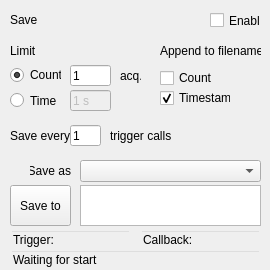
<?xml version="1.0" encoding="UTF-8"?>
<ui version="4.0">
 <class>Form</class>
 <widget class="QWidget" name="Form">
  <property name="geometry">
   <rect>
    <x>0</x>
    <y>0</y>
    <width>270</width>
    <height>270</height>
   </rect>
  </property>
  <property name="minimumSize">
   <size>
    <width>270</width>
    <height>270</height>
   </size>
  </property>
  <property name="windowTitle">
   <string>Form</string>
  </property>
  <widget class="QLabel" name="title_label">
   <property name="geometry">
    <rect>
     <x>10</x>
     <y>10</y>
     <width>121</width>
     <height>21</height>
    </rect>
   </property>
   <property name="styleSheet">
    <string notr="true">font: 12pt &quot;MS Shell Dlg 2&quot;;</string>
   </property>
   <property name="text">
    <string>Save</string>
   </property>
   <property name="textFormat">
    <enum>Qt::RichText</enum>
   </property>
  </widget>
  <widget class="QCheckBox" name="enable">
   <property name="geometry">
    <rect>
     <x>210</x>
     <y>10</y>
     <width>51</width>
     <height>21</height>
    </rect>
   </property>
   <property name="layoutDirection">
    <enum>Qt::LeftToRight</enum>
   </property>
   <property name="text">
    <string>Enable</string>
   </property>
  </widget>
  <widget class="QPushButton" name="save_to">
   <property name="geometry">
    <rect>
     <x>10</x>
     <y>185</y>
     <width>61</width>
     <height>41</height>
    </rect>
   </property>
   <property name="text">
    <string>Save to</string>
   </property>
   <property name="checkable">
    <bool>false</bool>
   </property>
   <property name="checked">
    <bool>false</bool>
   </property>
  </widget>
  <widget class="QLineEdit" name="count_text">
   <property name="geometry">
    <rect>
     <x>70</x>
     <y>65</y>
     <width>41</width>
     <height>21</height>
    </rect>
   </property>
   <property name="text">
    <string>1</string>
   </property>
  </widget>
  <widget class="QRadioButton" name="count_radio">
   <property name="geometry">
    <rect>
     <x>10</x>
     <y>65</y>
     <width>51</width>
     <height>20</height>
    </rect>
   </property>
   <property name="text">
    <string>Count</string>
   </property>
   <property name="checked">
    <bool>true</bool>
   </property>
   <attribute name="buttonGroup">
    <string notr="true">stop_condition_group</string>
   </attribute>
  </widget>
  <widget class="QLabel" name="count_units">
   <property name="geometry">
    <rect>
     <x>120</x>
     <y>65</y>
     <width>21</width>
     <height>21</height>
    </rect>
   </property>
   <property name="text">
    <string>acq.</string>
   </property>
  </widget>
  <widget class="QRadioButton" name="time_radio">
   <property name="geometry">
    <rect>
     <x>10</x>
     <y>90</y>
     <width>51</width>
     <height>21</height>
    </rect>
   </property>
   <property name="text">
    <string>Time</string>
   </property>
   <attribute name="buttonGroup">
    <string notr="true">stop_condition_group</string>
   </attribute>
  </widget>
  <widget class="QLineEdit" name="time_text">
   <property name="enabled">
    <bool>false</bool>
   </property>
   <property name="geometry">
    <rect>
     <x>70</x>
     <y>90</y>
     <width>41</width>
     <height>21</height>
    </rect>
   </property>
   <property name="text">
    <string>1 s</string>
   </property>
  </widget>
  <widget class="QCheckBox" name="count">
   <property name="geometry">
    <rect>
     <x>160</x>
     <y>70</y>
     <width>71</width>
     <height>16</height>
    </rect>
   </property>
   <property name="text">
    <string>Count</string>
   </property>
   <attribute name="buttonGroup">
    <string notr="true">numerate_group</string>
   </attribute>
  </widget>
  <widget class="QCheckBox" name="timestamp">
   <property name="geometry">
    <rect>
     <x>160</x>
     <y>90</y>
     <width>71</width>
     <height>16</height>
    </rect>
   </property>
   <property name="text">
    <string>Timestamp</string>
   </property>
   <property name="checked">
    <bool>true</bool>
   </property>
   <attribute name="buttonGroup">
    <string notr="true">numerate_group</string>
   </attribute>
  </widget>
  <widget class="QLabel" name="label">
   <property name="geometry">
    <rect>
     <x>160</x>
     <y>40</y>
     <width>101</width>
     <height>21</height>
    </rect>
   </property>
   <property name="text">
    <string>Append to filename</string>
   </property>
  </widget>
  <widget class="QPlainTextEdit" name="path_text">
   <property name="geometry">
    <rect>
     <x>80</x>
     <y>185</y>
     <width>181</width>
     <height>41</height>
    </rect>
   </property>
  </widget>
  <widget class="QLineEdit" name="monitor">
   <property name="geometry">
    <rect>
     <x>10</x>
     <y>250</y>
     <width>251</width>
     <height>20</height>
    </rect>
   </property>
   <property name="autoFillBackground">
    <bool>false</bool>
   </property>
   <property name="styleSheet">
    <string notr="true">background-color: rgba(255, 255, 255, 0);</string>
   </property>
   <property name="text">
    <string>Waiting for start</string>
   </property>
  </widget>
  <widget class="QLabel" name="label_2">
   <property name="geometry">
    <rect>
     <x>10</x>
     <y>40</y>
     <width>41</width>
     <height>21</height>
    </rect>
   </property>
   <property name="text">
    <string>Limit</string>
   </property>
  </widget>
  <widget class="QLabel" name="save_every_label">
   <property name="geometry">
    <rect>
     <x>10</x>
     <y>125</y>
     <width>61</width>
     <height>21</height>
    </rect>
   </property>
   <property name="text">
    <string>Save every</string>
   </property>
  </widget>
  <widget class="QLineEdit" name="save_every_text">
   <property name="geometry">
    <rect>
     <x>70</x>
     <y>125</y>
     <width>31</width>
     <height>21</height>
    </rect>
   </property>
   <property name="text">
    <string>1</string>
   </property>
  </widget>
  <widget class="QLabel" name="save_every_units">
   <property name="geometry">
    <rect>
     <x>110</x>
     <y>125</y>
     <width>61</width>
     <height>21</height>
    </rect>
   </property>
   <property name="text">
    <string>trigger calls</string>
   </property>
  </widget>
  <widget class="QLineEdit" name="trigger">
   <property name="geometry">
    <rect>
     <x>10</x>
     <y>230</y>
     <width>121</width>
     <height>20</height>
    </rect>
   </property>
   <property name="autoFillBackground">
    <bool>false</bool>
   </property>
   <property name="styleSheet">
    <string notr="true">background-color: rgba(255, 255, 255, 0);</string>
   </property>
   <property name="text">
    <string>Trigger:</string>
   </property>
  </widget>
  <widget class="QLineEdit" name="callback">
   <property name="geometry">
    <rect>
     <x>140</x>
     <y>230</y>
     <width>121</width>
     <height>20</height>
    </rect>
   </property>
   <property name="autoFillBackground">
    <bool>false</bool>
   </property>
   <property name="styleSheet">
    <string notr="true">background-color: rgba(255, 255, 255, 0);</string>
   </property>
   <property name="text">
    <string>Callback:</string>
   </property>
  </widget>
  <widget class="QComboBox" name="mode_combo">
   <property name="geometry">
    <rect>
     <x>80</x>
     <y>160</y>
     <width>181</width>
     <height>22</height>
    </rect>
   </property>
  </widget>
  <widget class="QLabel" name="mode_label">
   <property name="geometry">
    <rect>
     <x>30</x>
     <y>160</y>
     <width>41</width>
     <height>21</height>
    </rect>
   </property>
   <property name="text">
    <string>Save as</string>
   </property>
   <property name="alignment">
    <set>Qt::AlignRight|Qt::AlignTrailing|Qt::AlignVCenter</set>
   </property>
  </widget>
 </widget>
 <resources/>
 <connections/>
 <buttongroups>
  <buttongroup name="numerate_group">
   <property name="exclusive">
    <bool>false</bool>
   </property>
  </buttongroup>
  <buttongroup name="stop_condition_group">
   <property name="exclusive">
    <bool>true</bool>
   </property>
  </buttongroup>
 </buttongroups>
</ui>
